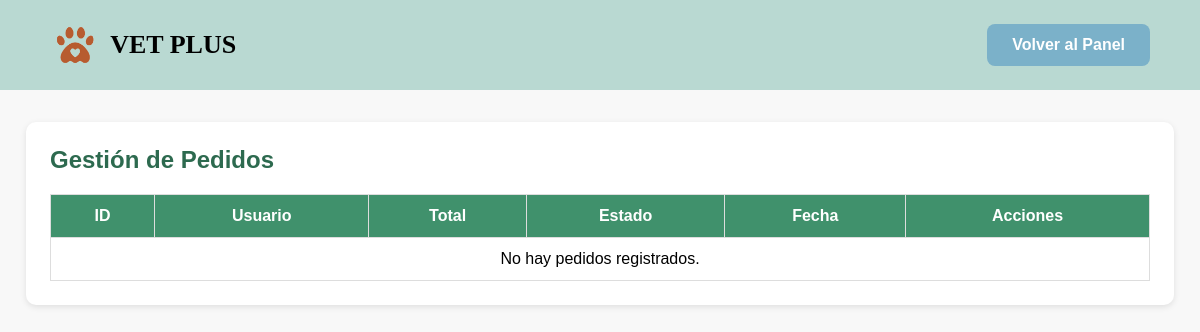
The page /orders/manage (signed in) on the database as committed earlier.
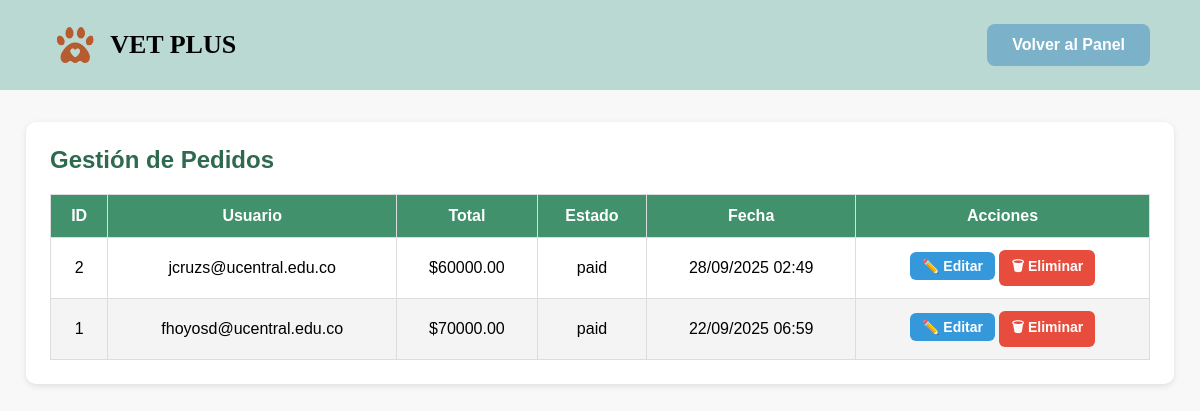
The same page on the database as committed later.
### vetplus/models.py (models this page shows)
class Order(db.Model):
    id = db.Column(db.Integer, primary_key = True)
    user_id = db.Column(db.Integer, db.ForeignKey("user.id"), nullable = False)
    full_name = db.Column(db.String(150), nullable = False)
    address = db.Column(db.String(200), nullable = False)
    phone = db.Column(db.String(20), nullable = False)
    payment_method = db.Column(db.String(50), nullable = False)
    card_number = db.Column(db.String(20), nullable = True)
    card_expiry = db.Column(db.String(7), nullable = True)
    created_at = db.Column(db.DateTime, default = datetime.utcnow)
    total = db.Column(db.Float, nullable = False)
    status = db.Column(db.String(20), default = "pending")  # pending, paid, cancelled
    user = db.relationship("User", backref = "orders")
    details = db.relationship("OrderDetail", backref = "order", cascade = "all, delete-orphan")

class User(db.Model, UserMixin):
    id = db.Column(db.Integer, primary_key = True)
    username = db.Column(db.String(50), unique = True, nullable = False)
    password = db.Column(db.String(100), nullable = False)
    role = db.Column(db.String(20), nullable = False, default = "owner") # owner, vet, admin
    name = db.Column(db.String(50), nullable = False)
    email = db.Column(db.String(100), unique = True, nullable = False)
    phone = db.Column(db.String(20), nullable = False)
    address = db.Column(db.String(200), nullable = False)
    pets = db.relationship("Pet", backref = "owner", cascade = "all, delete-orphan")
    patients = db.relationship(
        "Pet",
        secondary = vet_pet,
        back_populates = "veterinarians"
    )

### vetplus/routes/orders.py (the view)
@orders_bp.route("/orders/manage")
@login_required
def manage_orders():
    orders = Order.query.order_by(Order.created_at.desc()).all()
    return render_template("orders/manage_orders.html", orders = orders)

### vetplus/models.py (called while the page is built)
@login_manager.user_loader
def load_user(user_id):
    return User.query.get(int(user_id))

### templates/orders/manage_orders.html (shortened to what this page needs)
<!DOCTYPE html>
<html lang="es">
<head>
</head>
<body>
    <header>
        <div class="logo">
            <img src="{{ url_for('static', filename='img/logo.png') }}" alt="Logo Vetplus">
            <h1>VET PLUS</h1>
        </div>
        <a href="{{ url_for('main.dashboard') }}" class="btn">Volver al Panel</a>
    </header>
    <div class="container">
        <h2>Gestión de Pedidos</h2>
        <table>
            <thead>
                <tr>
                    <th>ID</th>
                    <th>Usuario</th>
                    <th>Total</th>
                    <th>Estado</th>
                    <th>Fecha</th>
                    <th>Acciones</th>
                </tr>
            </thead>
            <tbody>
                {% for order in orders %}
                <tr>
                    <td>{{ order.id }}</td>
                    <td>{{ order.user.email }}</td>
                    <td>${{ "%.2f"|format(order.total) }}</td>
                    <td>{{ order.status }}</td>
                    <td>{{ order.created_at.strftime("%d/%m/%Y %H:%M") }}</td>
                    <td>
                        <a href="{{ url_for('orders.edit_order', order_id=order.id) }}" class="actions-btn btn-edit">✏️ Editar</a>
                        <a href="{{ url_for('orders.delete_order', order_id=order.id) }}" class="actions-btn btn-delete" onclick="return confirm('¿Eliminar pedido?')">🗑 Eliminar</a>
                    </td>
                </tr>
                {% else %}
                <tr>
                    <td colspan="6">No hay pedidos registrados.</td>
                </tr>
                {% endfor %}
            </tbody>
        </table>
    </div>
</body>
</html>

Rows that differ between the two databases and show on the page:
added Order: id "2", user.email "jcruzs@ucentral.edu.co", total "60000.00", status "paid", created_at "28/09/2025 02:49"
added Order: id "1", user.email "fhoyosd@ucentral.edu.co", total "70000.00", status "paid", created_at "22/09/2025 06:59"
Other text that changed with them:
text no longer shown: "No hay pedidos registrados."
